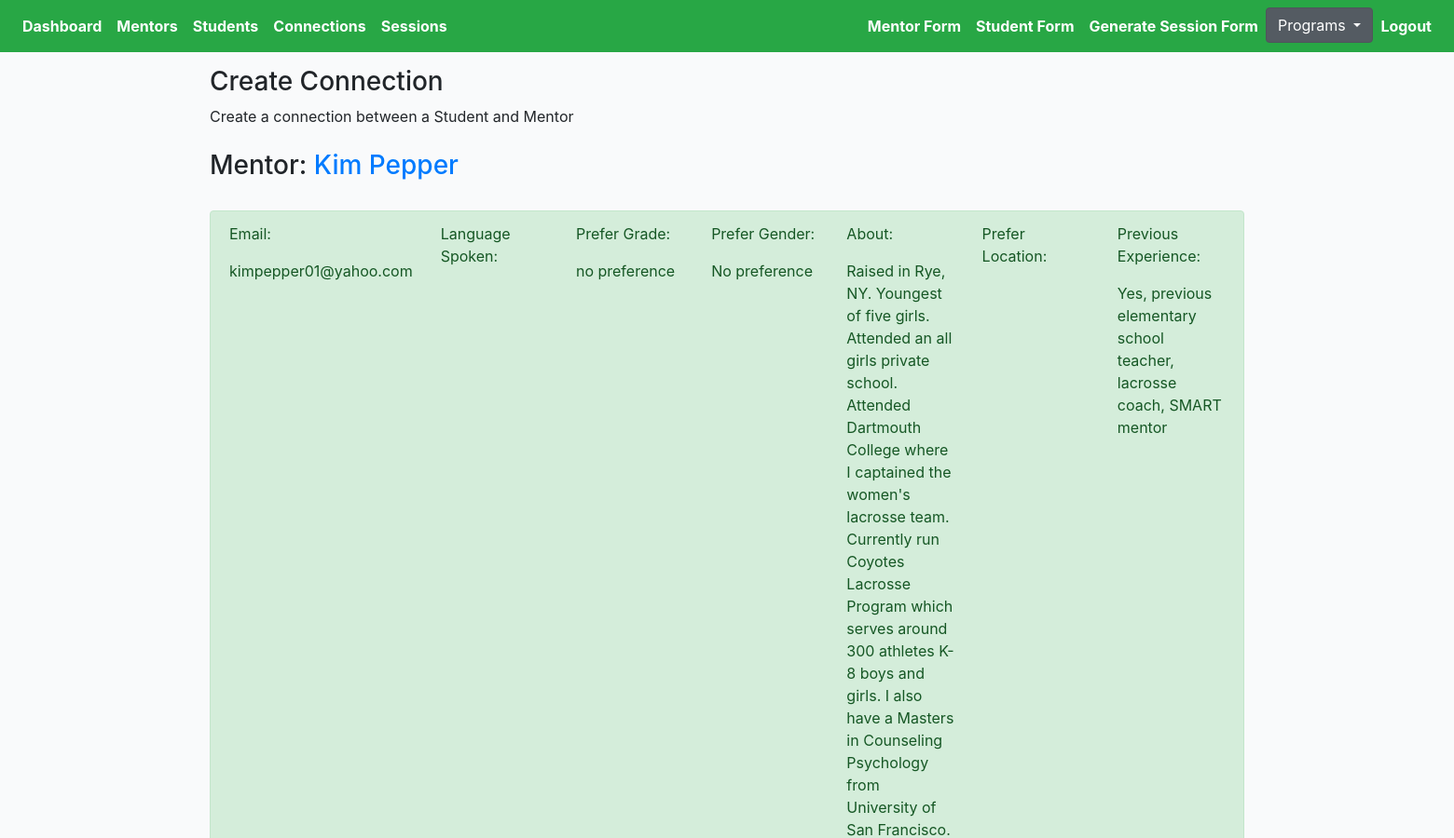
The page /choice/kim-pepper/connect/tutor/ (signed in, upper part) on the database as committed earlier.
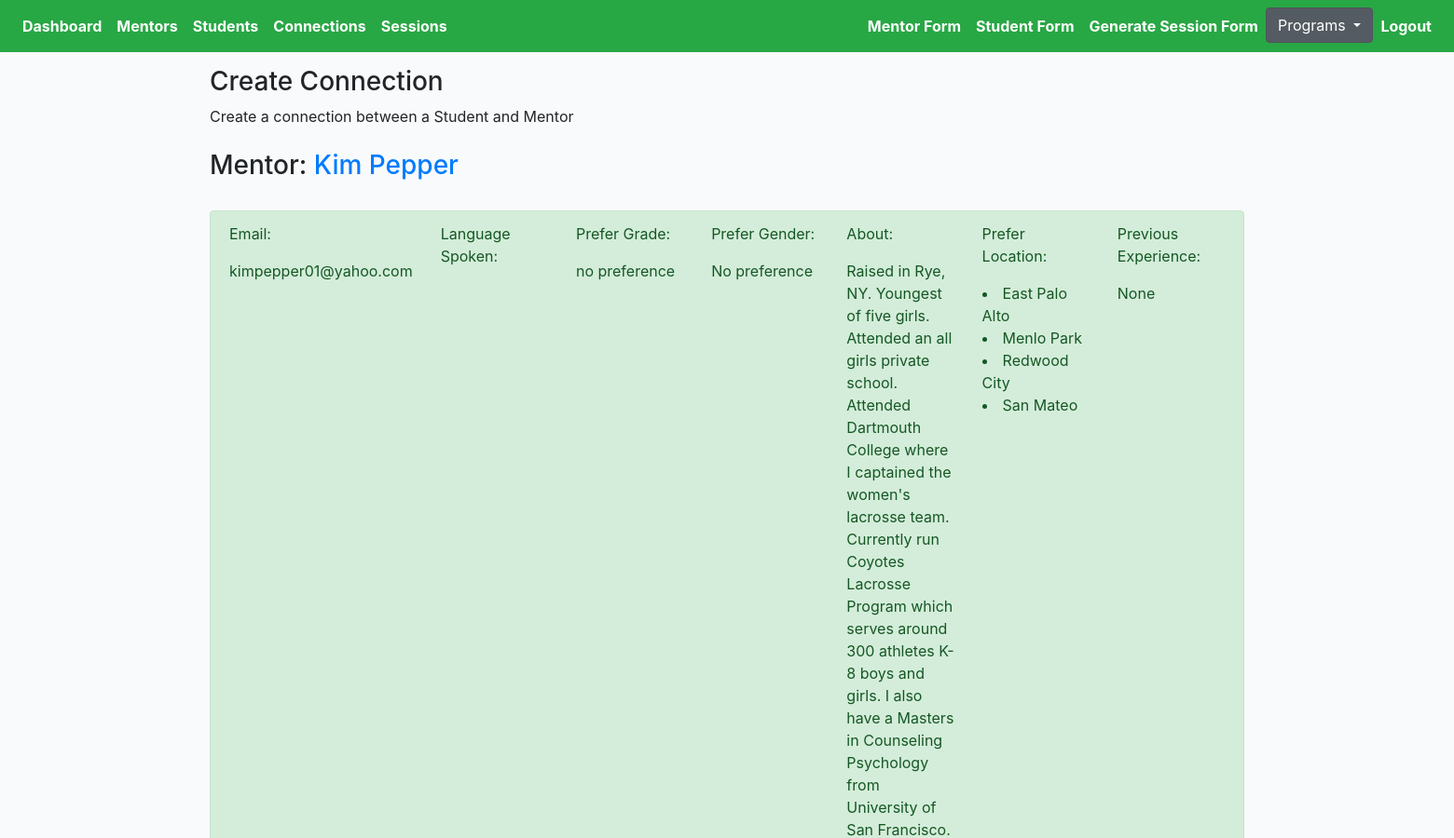
The same page on the database as committed later.
### cprofiles/models.py (models this page shows, shortened)
class Mentor(models.Model):
    avatar = models.ImageField(default='avatar.png', upload_to='avatars/')
    first_name = models.CharField(max_length=200, blank=True)
    last_name = models.CharField(max_length=200, blank=True)
    email = models.EmailField(max_length=200, blank=True)
    phone = models.CharField(max_length=200, blank=True)
    address = models.CharField(max_length=200, blank=True)
    prefer_grade = models.CharField(max_length=200, choices=MENTOR_GRADE_CHOICES)
    prefer_gender = models.CharField(max_length=200, choices=GENDER_CHOICES)
    prefer_location = models.ManyToManyField(Preferlocation, blank=True, related_name='prefer_location')
    mentor_last_year = models.CharField(null=True, blank=True, max_length=200, choices=YES_NO)
    language = models.ManyToManyField(Mentorlanguage, blank=True, related_name='mentor_language')
    experience = models.CharField(null=True, blank=True, max_length=200, choices=YES_NO)
    familiar = models.TextField(null=True, blank=True, max_length=1000)
    share = models.TextField(null=True, blank=True, max_length=1000)
    hobby = models.TextField(null=True, blank=True, max_length=1000)
    question = models.TextField(null=True, blank=True, max_length=1000)
    friends = models.ManyToManyField(Student, blank=True, related_name='mentors')
    updated = models.DateTimeField(auto_now=True)
    created = models.DateTimeField(auto_now_add=True)
    slug = models.SlugField(unique=True, blank=True)
    flag = models.BooleanField(default=False)
    ethnic = models.CharField(null=True, blank=True, max_length=200, choices=ETHNIC_CHOICES)
    def get_absolute_url(self):
        return reverse("cprofiles:mentor-profiles-detail", kwargs={"slug": self.slug})
    def get_languages(self):
        return self.language.all()
    def get_locations(self):
        return self.prefer_location.all()
    __initial_first_name = None
    __initial_last_name = None
    def __init__(self, *args, **kwargs):
        super().__init__(*args, **kwargs)
        self.__initial_first_name = self.first_name
        self.__initial_last_name = self.last_name

class Preferlocation(models.Model):
    name = models.CharField(max_length=200, blank=True)
    def __str__(self):
        return self.name

### cprofiles/views.py (the view)
# urls.py: path('<slug>/connect/tutor/', MentorProfileDetailView.as_view(), name='mentor-connect-detail'),
@method_decorator(login_required, name='dispatch')
@method_decorator(allowed_users(allowed_roles=['choice', 'admin']), name='dispatch')
class MentorProfileDetailView(DetailView):
    model = Mentor
    template_name = 'choice/mentor-connect.html'
    def get_object(self):
        slug = self.kwargs.get('slug')
        mentor = Mentor.objects.get(slug=slug)
        return mentor
    def get_context_data(self, **kwargs):
        context = super().get_context_data(**kwargs)
        students = Student.objects.all()
        students_ = []
        for item in students:
            students_.append(item)
        context["students"] = students_
        return context

### cprofiles/models.py (called while the page is built)
    def get_absolute_url(self):
        return reverse("cprofiles:student-profiles-detail", kwargs={"slug": self.slug})

    def get_friends(self):
        return self.mentors.all()

### templates/choice/mentor-connect.html (shortened to what this page needs)
{% extends 'cbase.html' %}
{% load static %}
{% block stylesheet %}{% static '/css/profile.css' %}{% endblock %}
{% block content %}
<h3>Create Connection</h3>
<div>Create a connection between a Student and Mentor</div>
<h3>Mentor: <a href="{{mentor.get_absolute_url}}">{{mentor.first_name}} {{mentor.last_name}}</a></h3>
<div class="alert alert-success" role="alert">
    <div class="row">
        <div class="col-sm">
            <p>Email:<p>
                    <p>{{mentor.email}}</p>
        </div>
        <div class="col-sm">
            <p>Language Spoken:<p>
        </div>
        <div class="col-sm">
            <p>Prefer Grade:<p>
                    <p>{{mentor.prefer_grade}}</p>
        </div>
        <div class="col-sm">
            <p>Prefer Gender:<p>
                    <p>{{mentor.prefer_gender}}</p>
        </div>
        <div class="col-sm">
            <p>About:<p>
                    <p>{{mentor.share}}</p>
        </div>
        <div class="col-sm">
            <p>Prefer Location:<p>
                    {% for location in mentor.get_locations %}<li>{{location}} </li>{% endfor %}
        </div>
        <div class="col-sm">
            <p>Previous Experience:<p>
                      <p>{{mentor.experience}}</p>
        </div>
    </div>
</div>
{% endblock content %}

Rows that differ between the two databases and show on the page:
changed Mentor "Kim": experience "Yes, previous elementary school teacher, lacrosse coach, SMART mentor" → "None"
now on this page (row unchanged): Preferlocation: name "East Palo Alto"
now on this page (row unchanged): Preferlocation: name "Menlo Park"
now on this page (row unchanged): Preferlocation: name "Redwood City"
now on this page (row unchanged): Preferlocation: name "San Mateo"
